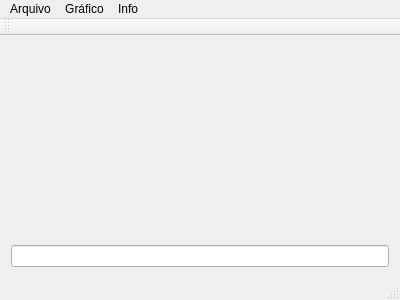
<?xml version="1.0" encoding="UTF-8"?>
<ui version="4.0">
 <class>MainWindow</class>
 <widget class="QMainWindow" name="MainWindow">
  <property name="geometry">
   <rect>
    <x>0</x>
    <y>0</y>
    <width>400</width>
    <height>300</height>
   </rect>
  </property>
  <property name="windowTitle">
   <string>MainWindow</string>
  </property>
  <widget class="QWidget" name="centralWidget">
   <layout class="QVBoxLayout" name="verticalLayout">
    <item>
     <widget class="QCustomPlot" name="graficoWidget" native="true"/>
    </item>
    <item>
     <widget class="QLineEdit" name="linhaNGraf"/>
    </item>
   </layout>
  </widget>
  <widget class="QMenuBar" name="menuBar">
   <property name="geometry">
    <rect>
     <x>0</x>
     <y>0</y>
     <width>400</width>
     <height>21</height>
    </rect>
   </property>
   <widget class="QMenu" name="menuArquivo">
    <property name="title">
     <string>Arquivo</string>
    </property>
    <addaction name="actionAbrir"/>
   </widget>
   <widget class="QMenu" name="menuGr_fico">
    <property name="title">
     <string>Gráfico</string>
    </property>
    <addaction name="actionAbrirGrafico"/>
   </widget>
   <widget class="QMenu" name="menuSobre">
    <property name="title">
     <string>Info</string>
    </property>
    <addaction name="actionSobre"/>
   </widget>
   <addaction name="menuArquivo"/>
   <addaction name="menuGr_fico"/>
   <addaction name="menuSobre"/>
  </widget>
  <widget class="QToolBar" name="mainToolBar">
   <attribute name="toolBarArea">
    <enum>TopToolBarArea</enum>
   </attribute>
   <attribute name="toolBarBreak">
    <bool>false</bool>
   </attribute>
  </widget>
  <widget class="QStatusBar" name="statusBar"/>
  <action name="actionAbrir">
   <property name="text">
    <string>Abrir</string>
   </property>
  </action>
  <action name="actionAbrirGrafico">
   <property name="text">
    <string>Abrir</string>
   </property>
  </action>
  <action name="actionSobre">
   <property name="text">
    <string>Sobre</string>
   </property>
  </action>
 </widget>
 <layoutdefault spacing="6" margin="11"/>
 <customwidgets>
  <customwidget>
   <class>QCustomPlot</class>
   <extends>QWidget</extends>
   <header location="global">qcustomplot.h</header>
   <container>1</container>
  </customwidget>
 </customwidgets>
 <resources/>
 <connections/>
</ui>
